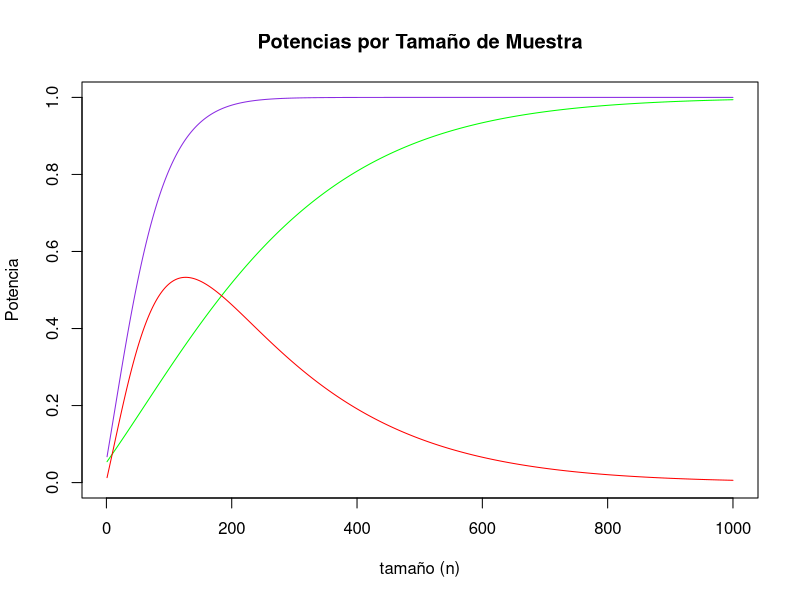
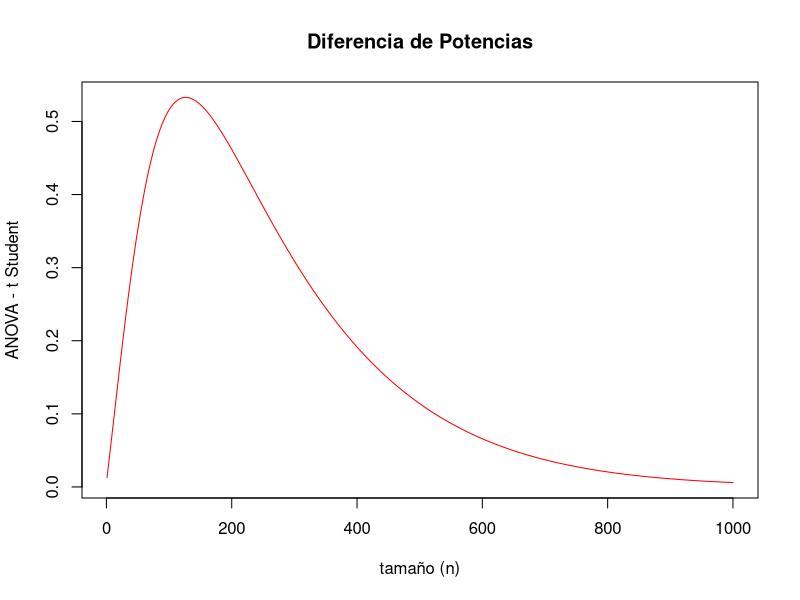
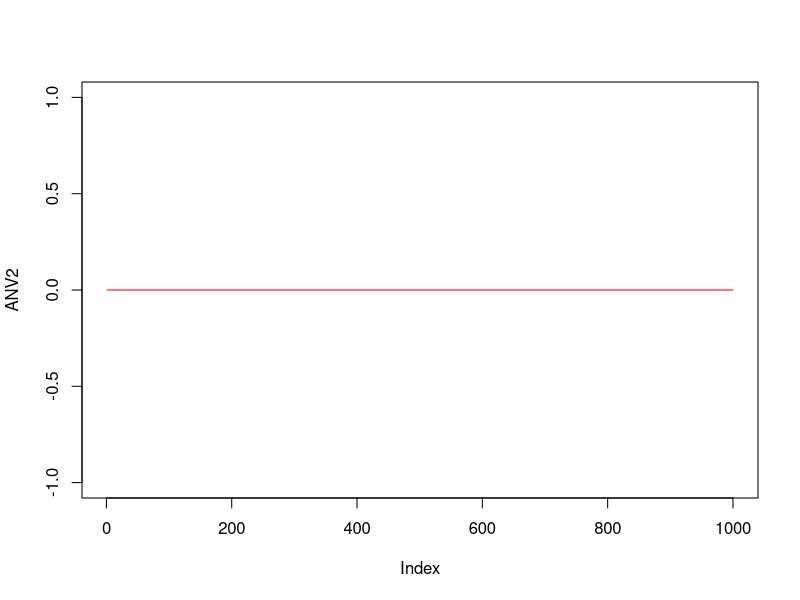
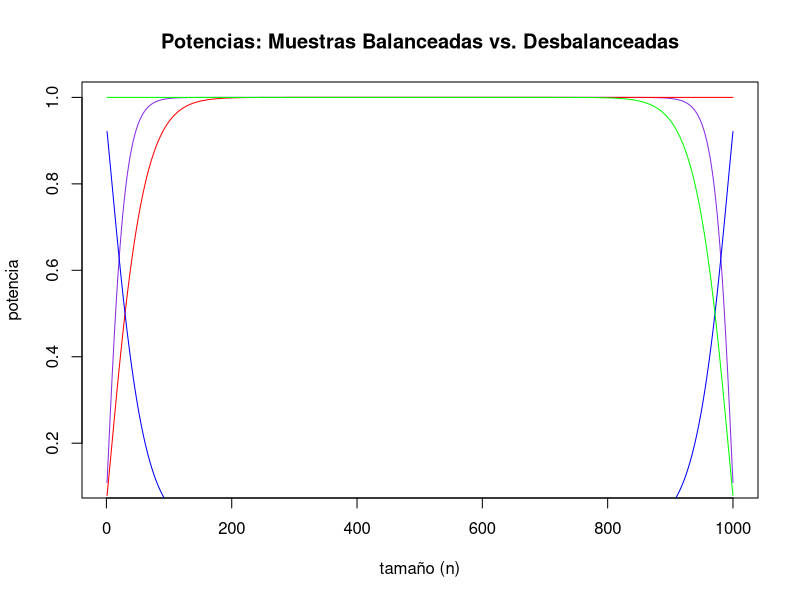

The R script that drew these images, in order:
library(pwr)

#Ejercicio 1 
#ANOVA vs T de student
#Dos muestras
student = vector(mode = "numeric", length = 1000)
ANV = vector(mode = "numeric", length = 1000)

for ( i in 3:1002) {
  x=pwr.t.test(n=i, d=0.2, sig.level = 0.05, type = "two.sample", alternative = "two.sided") 
  y=pwr.anova.test(k = 2 , n = i , f =0.2 , sig.level =0.05 )
  student[i-2] = x$power
  ANV[i-2] = y$power
}

diferencias = ANV - student

plot(student, type = "l", main = "Potencias por Tamaño de Muestra", xlab = "tamaño (n)", ylab = "Potencia", col="green", ylim = c(0,1))
lines(ANV, type = "l",col="blueviolet")
lines(diferencias, type = "l", col="red")

plot(diferencias, type = "l", col="red", main = "Diferencia de Potencias", xlab = "tamaño (n)", ylab = "ANOVA - t Student")

#Anova Ejercicio 
ANV2=vector(mode = "numeric", length = 1000)

for (i in 2:1001){
  v=pwr.anova.test(k = i , n = 100 , f =0.2 , sig.level =0.05 )
  ANV[i-1] = v$power
} 
plot(ANV2, type = "l", col = "red")

#Ejercicio 2
#Idea proporciones
Proporciones = vector(mode = "numeric", length = 1000)
Proporciones2 = vector(mode = "numeric", length = 1000)
Proporciones3 = vector(mode = "numeric", length = 1000)
for(i in 2:1001){
  g = pwr.2p2n.test(h = 0.5, n1=i, n2=1003-i, sig.level = 0.05)
  f = pwr.2p2n.test(h = 0.5, n1=i, n2=i, sig.level = 0.05)
  j = pwr.2p2n.test(h = 0.5, n1 = 1003-i, n2 =1003 - i, sig.level = 0.05)
  Proporciones[i-1] = g$power #desbal
  Proporciones2[i-1] = f$power #bal +
  Proporciones3[i-1] = j$power #bal - 
}
diferencias2 = abs(Proporciones - Proporciones2) #des vs bal +
diferencias3 = abs(Proporciones - Proporciones3) #des vs bal -
diferencias4 = abs(Proporciones2 - Proporciones3) #bal + vs bal -

plot(Proporciones, type = "l", col = "blueviolet", main = "Potencias: Muestras Balanceadas vs. Desbalanceadas", xlab = "tamaño (n)", ylab = "potencia")
lines(Proporciones2, type = "l", col = "red")
lines(diferencias4, type = "l", col = "blue")
lines(Proporciones3, type = "l", col = "green")

max(diferencias2)
max(diferencias3)
max(diferencias4)
